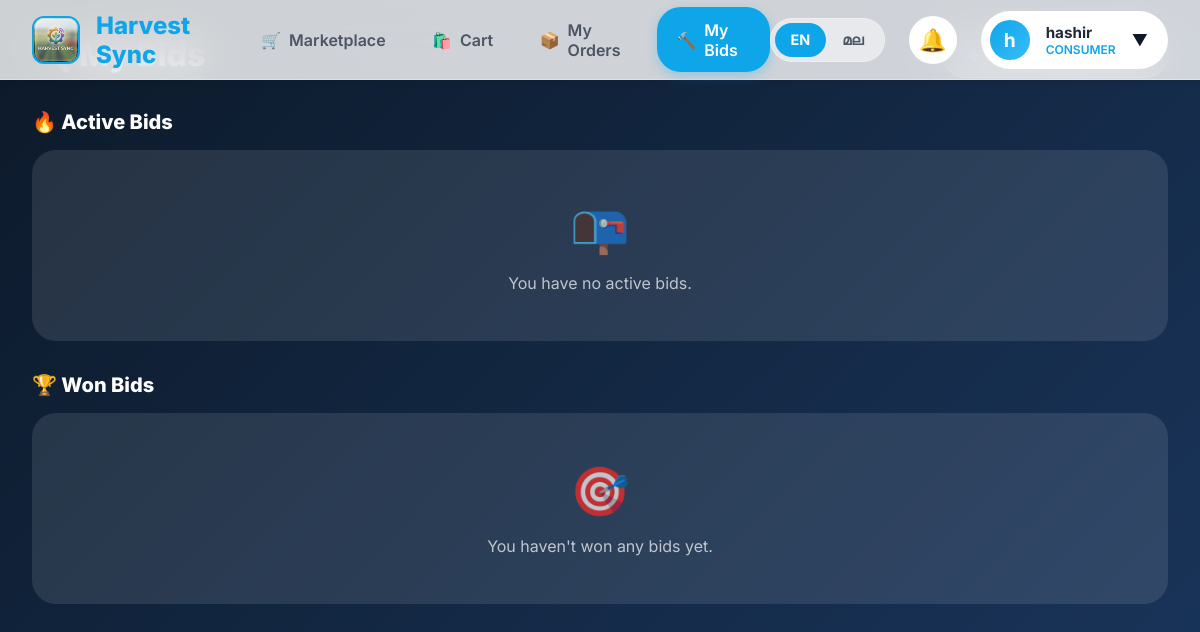
Page /orders/bids/ (signed in) on the earlier database version.
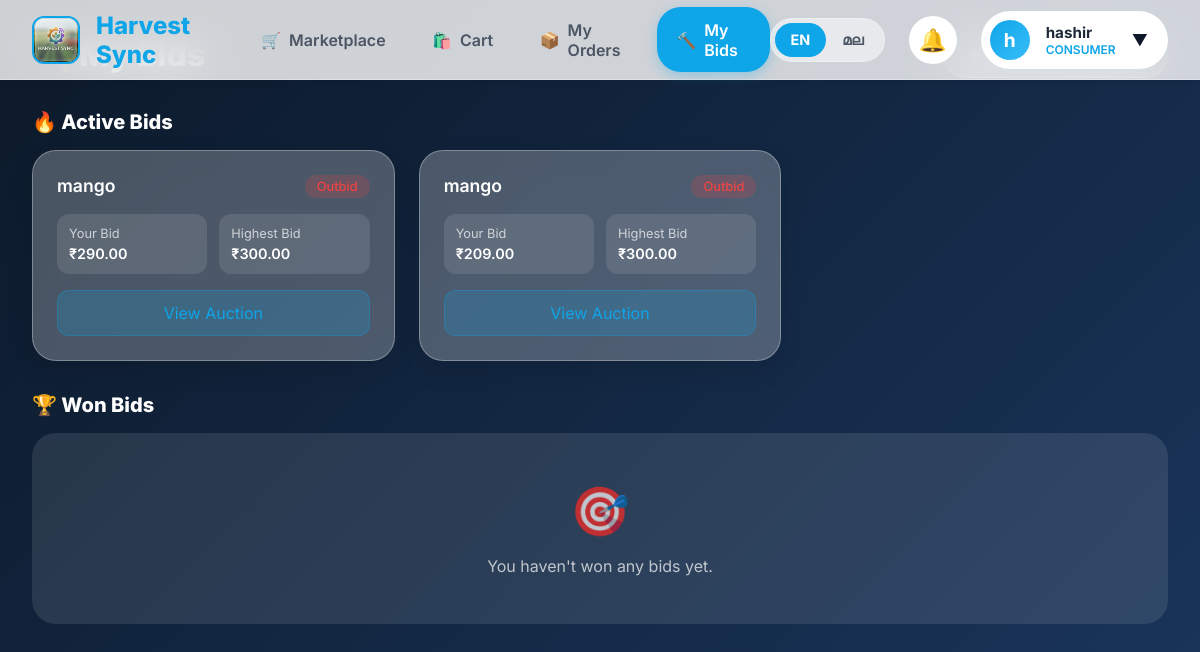
Same page on the later database version.
### core/models.py (models this page shows, shortened)
class Bid(models.Model):
    product = models.ForeignKey(Product, on_delete=models.CASCADE, related_name='bids')
    user = models.ForeignKey(User, on_delete=models.CASCADE, related_name='bids')
    amount = models.DecimalField(max_digits=10, decimal_places=2)
    timestamp = models.DateTimeField(auto_now_add=True)

class Product(models.Model):
    farmer = models.ForeignKey(User, on_delete=models.CASCADE, related_name='products')
    name = models.CharField(max_length=100)
    quantity = models.CharField(max_length=50) # e.g., "10 kg"
    harvest_date = models.DateField()
    expiry_date = models.DateField()
    surplus_date = models.DateField(null=True, blank=True)
    surplus_rate = models.DecimalField(max_digits=10, decimal_places=2, null=True, blank=True)
    price = models.DecimalField(max_digits=10, decimal_places=2) # Base Price
    is_bidding = models.BooleanField(default=False)
    base_bid_price = models.DecimalField(max_digits=10, decimal_places=2, null=True, blank=True)  # Auction starting price
    bidding_end_time = models.DateTimeField(null=True, blank=True)
    delivery_available = models.BooleanField(default=False)
    image = models.ImageField(upload_to='products/', null=True, blank=True)
    created_at = models.DateTimeField(auto_now_add=True)

### core/views.py (the view)
# urls.py: path('orders/bids/', views.consumer_bids, name='consumer_bids'),
@login_required
def consumer_bids(request):
    if request.user.profile.role != 'consumer':
        return redirect('index')
    user_bids = Bid.objects.filter(user=request.user).select_related('product').order_by('-timestamp')
    active_bids = []
    won_bids = []
    lost_bids = []
    for bid in user_bids:
        product = bid.product
        highest_bid = product.bids.order_by('-amount').first()
        is_highest = highest_bid and highest_bid.id == bid.id
        bid_info = {
            'bid': bid,
            'product': product,
            'is_highest': is_highest,
            'highest_amount': highest_bid.amount if highest_bid else bid.amount,
        }
        if product.bidding_end_time and timezone.now() > product.bidding_end_time:
            if is_highest:
                won_bids.append(bid_info)
            else:
                lost_bids.append(bid_info)
        else:
            active_bids.append(bid_info)
    context = {
        'active_bids': active_bids,
        'won_bids': won_bids,
        'lost_bids': lost_bids,
    }
    return render(request, 'consumer_bids.html', context)

### templates/consumer_bids.html (shortened to what this page needs)
{% extends 'base.html' %}
{% load static %}
{% block role %}consumer{% endblock %}
{% block extra_css %}
<link rel="stylesheet" href="{% static 'css/modules/consumer.css' %}">
{% endblock %}
{% block content %}
{% include 'partials/consumer_nav.html' %}
<main class="consumer-main">
    <div class="bids-header">
        <h1 data-i18n="my_bids_title">🔨 My Bids</h1>
        <a href="{% url 'marketplace' %}" class="btn-back" data-i18n="back_to_marketplace">← Back to Marketplace</a>
    </div>
    <h2 class="section-title">🔥 Active Bids</h2>
    {% if active_bids %}
    <div class="bids-grid">
        {% for item in active_bids %}
        <div class="bid-card">
            <div class="bid-card-header">
                <h3 class="bid-product-name">{{ item.product.name }}</h3>
                {% if item.is_highest %}
                <span class="bid-status status-leading">Leading</span>
                {% else %}
                <span class="bid-status status-outbid">Outbid</span>
                {% endif %}
            </div>
            <div class="bid-info">
                <div class="bid-info-item">
                    <span class="bid-info-label">Your Bid</span>
                    <span class="bid-info-value">₹{{ item.bid.amount }}</span>
                </div>
                <div class="bid-info-item">
                    <span class="bid-info-label">Highest Bid</span>
                    <span class="bid-info-value">₹{{ item.highest_amount }}</span>
                </div>
            </div>
            <a href="{% url 'product_detail' item.product.id %}" class="btn-view">View Auction</a>
        </div>
        {% endfor %}
    </div>
    {% else %}
    <div class="empty-state">
        <span>📭</span>
        <p data-i18n="no_active_bids">You have no active bids.</p>
    </div>
    {% endif %}
    <h2 class="section-title">🏆 Won Bids</h2>
    {% if won_bids %}
    <div class="bids-grid">
        {% for item in won_bids %}
        <div class="bid-card">
            <div class="bid-card-header">
                <h3 class="bid-product-name">{{ item.product.name }}</h3>
                <span class="bid-status status-won">Won!</span>
            </div>
            <div class="bid-info">
                <div class="bid-info-item">
                    <span class="bid-info-label">Winning Bid</span>
                    <span class="bid-info-value">₹{{ item.bid.amount }}</span>
                </div>
                <div class="bid-info-item">
                    <span class="bid-info-label">Seller</span>
                    <span class="bid-info-value">{{ item.product.farmer.first_name }}</span>
                </div>
            </div>
            <a href="{% url 'product_detail' item.product.id %}" class="btn-view">Complete Purchase</a>
        </div>
        {% endfor %}
    </div>
    {% else %}
    <div class="empty-state">
        <span>🎯</span>
        <p data-i18n="no_won_bids">You haven't won any bids yet.</p>
    </div>
    {% endif %}
</main>
{% endblock %}

Differences in the rows shown:
added Bid: product.name "mango", bid.amount "290.00", highest_amount "300.00"
added Bid: product.name "mango", bid.amount "209.00", highest_amount "300.00"
Other differences:
text no longer shown: "📭 You have no active bids."
